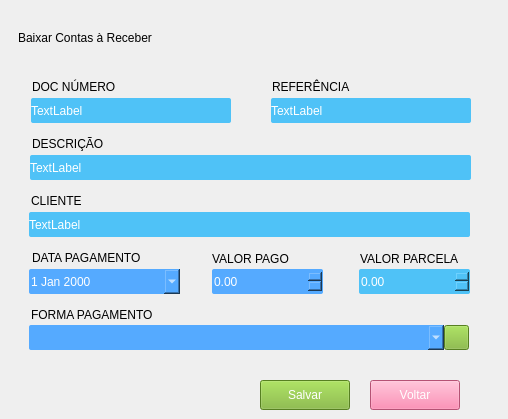
       <widget class="QWidget" name="formBaixarContaReceber">
        <widget class="QDateEdit" name="baixar_conta_receber_data_pagto">
         <property name="geometry">
          <rect>
           <x>29</x>
           <y>269</y>
           <width>151</width>
           <height>25</height>
          </rect>
         </property>
         <property name="styleSheet">
          <string notr="true">QDateEdit{
	color: rgb(255, 255, 255);
	background-color: rgb(85, 170, 255);
	font: 12pt &quot;Arial&quot;;
	border:none;
	border-radius: 2px;
}

QDateEdit:Focus {
	border: 1px solid red;
}</string>
         </property>
         <property name="calendarPopup">
          <bool>true</bool>
         </property>
        </widget>
        <widget class="QLabel" name="lbl_baixar_conta_receber_forma_pagto">
         <property name="geometry">
          <rect>
           <x>31</x>
           <y>307</y>
           <width>161</width>
           <height>16</height>
          </rect>
         </property>
         <property name="styleSheet">
          <string notr="true">font: 700 10pt &quot;Arial&quot;;</string>
         </property>
         <property name="text">
          <string>FORMA PAGAMENTO</string>
         </property>
        </widget>
        <widget class="QComboBox" name="cb_baixar_conta_receber_forma_pagto">
         <property name="geometry">
          <rect>
           <x>29</x>
           <y>325</y>
           <width>415</width>
           <height>25</height>
          </rect>
         </property>
         <property name="styleSheet">
          <string notr="true">QComboBox{
	color: rgb(255, 255, 255);
	background-color: rgb(85, 170, 255);
	font: 12pt &quot;Arial&quot;;
	border:none;
	border-radius: 2px;
}

QComboBox:Focus {
	border: 1px solid red;
}</string>
         </property>
         <property name="editable">
          <bool>true</bool>
         </property>
        </widget>
        <widget class="QDoubleSpinBox" name="sb_baixar_conta_receber_valor_pago">
         <property name="geometry">
          <rect>
           <x>212</x>
           <y>269</y>
           <width>111</width>
           <height>25</height>
          </rect>
         </property>
         <property name="styleSheet">
          <string notr="true">QDoubleSpinBox{
	color: rgb(255, 255, 255);
	background-color: rgb(85, 170, 255);
	font: 12pt &quot;Arial&quot;;
	border:none;
	border-radius: 2px;
}

QDoubleSpinBox:Focus {
	border: 1px solid red;
}</string>
         </property>
         <property name="maximum">
          <double>99999999.989999994635582</double>
         </property>
        </widget>
        <widget class="QLabel" name="lbl_baixar_conta_receber_doc_numero">
         <property name="geometry">
          <rect>
           <x>32</x>
           <y>79</y>
           <width>91</width>
           <height>16</height>
          </rect>
         </property>
         <property name="styleSheet">
          <string notr="true">font: 700 10pt &quot;Arial&quot;;
</string>
         </property>
         <property name="text">
          <string>DOC NÚMERO</string>
         </property>
        </widget>
        <widget class="QLabel" name="lbl_conta_receber_valor_pago">
         <property name="geometry">
          <rect>
           <x>212</x>
           <y>251</y>
           <width>91</width>
           <height>16</height>
          </rect>
         </property>
         <property name="styleSheet">
          <string notr="true">font: 700 10pt &quot;Arial&quot;;</string>
         </property>
         <property name="text">
          <string>VALOR PAGO</string>
         </property>
        </widget>
        <widget class="QLabel" name="lbl_baixar_conta_receber_data_pagto">
         <property name="geometry">
          <rect>
           <x>32</x>
           <y>250</y>
           <width>121</width>
           <height>16</height>
          </rect>
         </property>
         <property name="styleSheet">
          <string notr="true">font: 700 10pt &quot;Arial&quot;;</string>
         </property>
         <property name="text">
          <string>DATA PAGAMENTO</string>
         </property>
        </widget>
        <widget class="QLabel" name="lbl_title_cadastro_fornecedor_3">
         <property name="geometry">
          <rect>
           <x>18</x>
           <y>22</y>
           <width>481</width>
           <height>31</height>
          </rect>
         </property>
         <property name="styleSheet">
          <string notr="true">font: 700 20pt &quot;Arial&quot;;
border-bottom: 2px solid;</string>
         </property>
         <property name="text">
          <string>Baixar Contas à Receber</string>
         </property>
        </widget>
        <widget class="QPushButton" name="btn_form_forma_pagto_baixar_conta_receber">
         <property name="geometry">
          <rect>
           <x>444</x>
           <y>325</y>
           <width>25</width>
           <height>25</height>
          </rect>
         </property>
         <property name="styleSheet">
          <string notr="true">QPushButton {
	font: 10pt &quot;Arial&quot;;
	background-color: #7AB32E;
	color: #FFF;
 }
QPushButton:hover{
	background-color: rgb(0, 170, 0);
}</string>
         </property>
         <property name="text">
          <string/>
         </property>
         <property name="icon">
          <iconset>
           <normaloff>icons/iconAdd.png</normaloff>icons/iconAdd.png</iconset>
         </property>
         <property name="iconSize">
          <size>
           <width>20</width>
           <height>32</height>
          </size>
         </property>
         <property name="checkable">
          <bool>false</bool>
         </property>
         <property name="default">
          <bool>false</bool>
         </property>
         <property name="flat">
          <bool>false</bool>
         </property>
        </widget>
        <widget class="QDoubleSpinBox" name="sb_baixar_conta_receber_valor_parcela">
         <property name="geometry">
          <rect>
           <x>359</x>
           <y>269</y>
           <width>111</width>
           <height>25</height>
          </rect>
         </property>
         <property name="styleSheet">
          <string notr="true">QDoubleSpinBox{
	background-color: #4fc2f7;
	font: 12pt &quot;Arial&quot;;
	color: rgb(255, 255, 255);
	border:none;
	border-radius: 2px;
}

QDoubleSpinBox:Focus {
	border: 1px solid red;
}</string>
         </property>
         <property name="readOnly">
          <bool>true</bool>
         </property>
         <property name="maximum">
          <double>9999999.990000000223517</double>
         </property>
        </widget>
        <widget class="QLabel" name="lbl_conta_receber_valor_parcela">
         <property name="geometry">
          <rect>
           <x>360</x>
           <y>251</y>
           <width>111</width>
           <height>16</height>
          </rect>
         </property>
         <property name="styleSheet">
          <string notr="true">font: 700 10pt &quot;Arial&quot;;</string>
         </property>
         <property name="text">
          <string>VALOR PARCELA</string>
         </property>
        </widget>
        <widget class="QLabel" name="lbl_baixar_conta_receber_doc_numero_value">
         <property name="geometry">
          <rect>
           <x>31</x>
           <y>98</y>
           <width>200</width>
           <height>25</height>
          </rect>
         </property>
         <property name="styleSheet">
          <string notr="true">background-color: #4fc2f7;
font: 12pt &quot;Arial&quot;;
color: rgb(255, 255, 255);
border:none;
border-radius: 2px;
</string>
         </property>
         <property name="text">
          <string>TextLabel</string>
         </property>
        </widget>
        <widget class="QLabel" name="lbl_baixar_conta_receber_descricao_value">
         <property name="geometry">
          <rect>
           <x>30</x>
           <y>155</y>
           <width>441</width>
           <height>25</height>
          </rect>
         </property>
         <property name="styleSheet">
          <string notr="true">background-color: #4fc2f7;
font: 12pt &quot;Arial&quot;;
color: rgb(255, 255, 255);
border:none;
border-radius: 2px;
</string>
         </property>
         <property name="text">
          <string>TextLabel</string>
         </property>
        </widget>
        <widget class="QLabel" name="lbl_baixar_conta_receber_descricao">
         <property name="geometry">
          <rect>
           <x>32</x>
           <y>136</y>
           <width>91</width>
           <height>16</height>
          </rect>
         </property>
         <property name="styleSheet">
          <string notr="true">font: 700 10pt &quot;Arial&quot;;
</string>
         </property>
         <property name="text">
          <string>DESCRIÇÃO</string>
         </property>
        </widget>
        <widget class="QLabel" name="lbl_baixar_conta_receber_referencia_value">
         <property name="geometry">
          <rect>
           <x>271</x>
           <y>98</y>
           <width>200</width>
           <height>25</height>
          </rect>
         </property>
         <property name="styleSheet">
          <string notr="true">background-color: #4fc2f7;
font: 12pt &quot;Arial&quot;;
color: rgb(255, 255, 255);
border:none;
border-radius: 2px;
</string>
         </property>
         <property name="text">
          <string>TextLabel</string>
         </property>
        </widget>
        <widget class="QLabel" name="lbl_baixar_conta_receber_referencia">
         <property name="geometry">
          <rect>
           <x>272</x>
           <y>79</y>
           <width>91</width>
           <height>16</height>
          </rect>
         </property>
         <property name="styleSheet">
          <string notr="true">font: 700 10pt &quot;Arial&quot;;
</string>
         </property>
         <property name="text">
          <string>REFERÊNCIA</string>
         </property>
        </widget>
        <widget class="QLabel" name="lbl_baixar_conta_receber_cliente_value">
         <property name="geometry">
          <rect>
           <x>29</x>
           <y>212</y>
           <width>441</width>
           <height>25</height>
          </rect>
         </property>
         <property name="styleSheet">
          <string notr="true">background-color: #4fc2f7;
font: 12pt &quot;Arial&quot;;
color: rgb(255, 255, 255);
border:none;
border-radius: 2px;
</string>
         </property>
         <property name="text">
          <string>TextLabel</string>
         </property>
        </widget>
        <widget class="QLabel" name="lbl_baixar_conta_receber_cliente">
         <property name="geometry">
          <rect>
           <x>31</x>
           <y>193</y>
           <width>91</width>
           <height>16</height>
          </rect>
         </property>
         <property name="styleSheet">
          <string notr="true">font: 700 10pt &quot;Arial&quot;;
</string>
         </property>
         <property name="text">
          <string>CLIENTE</string>
         </property>
        </widget>
        <widget class="QPushButton" name="btn_save_baixar_conta_receber">
         <property name="geometry">
          <rect>
           <x>260</x>
           <y>380</y>
           <width>90</width>
           <height>30</height>
          </rect>
         </property>
         <property name="styleSheet">
          <string notr="true">QPushButton {
	font: 10pt &quot;Arial&quot;;
	background-color: #7AB32E;
	color: #FFF;
 }
QPushButton:hover{
	background-color: rgb(0, 170, 0);
}</string>
         </property>
         <property name="text">
          <string>Salvar</string>
         </property>
         <property name="icon">
          <iconset>
           <normaloff>icons/iconSave.png</normaloff>icons/iconSave.png</iconset>
         </property>
         <property name="iconSize">
          <size>
           <width>20</width>
           <height>32</height>
          </size>
         </property>
         <property name="checkable">
          <bool>false</bool>
         </property>
         <property name="default">
          <bool>false</bool>
         </property>
         <property name="flat">
          <bool>false</bool>
         </property>
        </widget>
        <widget class="QPushButton" name="btn_goback_conta_receber">
         <property name="geometry">
          <rect>
           <x>370</x>
           <y>380</y>
           <width>90</width>
           <height>30</height>
          </rect>
         </property>
         <property name="styleSheet">
          <string notr="true">QPushButton {
	font: 10pt &quot;Arial&quot;;
	background-color: rgb(253, 115, 163);
	color: #FFF;
 }
QPushButton:hover{
	background-color: rgb(255, 0, 0);
}</string>
         </property>
         <property name="text">
          <string>Voltar</string>
         </property>
         <property name="icon">
          <iconset>
           <normaloff>icons/iconGoBack.png</normaloff>icons/iconGoBack.png</iconset>
         </property>
         <property name="iconSize">
          <size>
           <width>20</width>
           <height>32</height>
          </size>
         </property>
        </widget>
       </widget>
